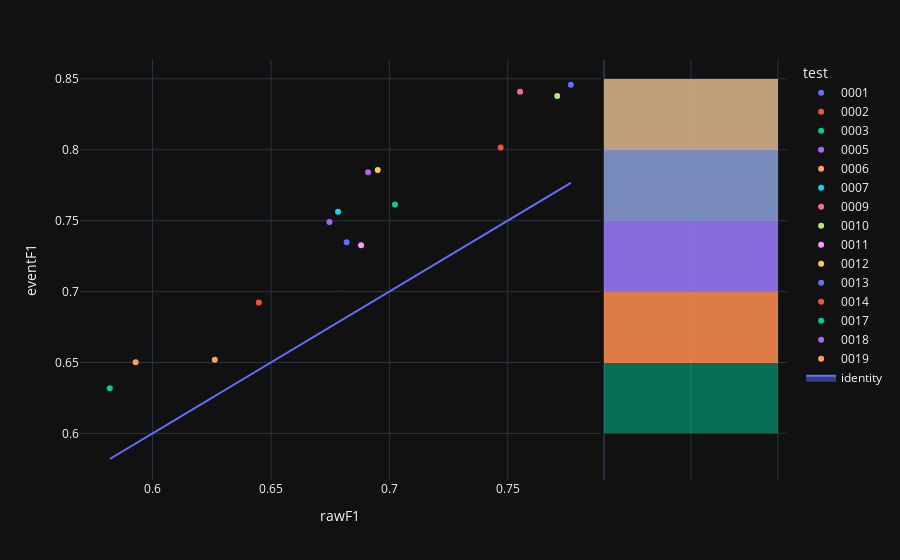

Notebook source saved alongside this figure:
### Code cell
fig=px.scatter(experimentModels_N2,x='rawF1',y='eventF1',color='test',hover_name='modelId', marginal_y="histogram")
fig.add_trace(
    go.Scatter(x=experimentModels_N2['rawF1'], y=experimentModels_N2['rawF1'], name="identity", mode='lines',fill="toself")
)
fig.show()

### Figure 1 — Plotly figure (JSON) as saved in the notebook; plotly's stock layout.template omitted (floating-point values rounded to 4 significant figures)
{"data": [{"hovertemplate": "<b>%{hovertext}</b><br><br>test=0001<br>rawF1=%{x}<br>eventF1=%{y}<extra></extra>", "hovertext": ["4ecbf9fd-9ea2-41f6-82ce-b88ac9b32b76"], "legendgroup": "0001", "marker": {"color": "#636efa", "symbol": "circle"}, "mode": "markers", "name": "0001", "orientation": "v", "showlegend": true, "x": [0.7766], "xaxis": "x", "y": [0.8458], "yaxis": "y", "type": "scatter"}, {"alignmentgroup": "True", "bingroup": "y", "hovertemplate": "test=0001<br>eventF1=%{y}<br>count=%{x}<extra></extra>", "legendgroup": "0001", "marker": {"color": "#636efa"}, "name": "0001", "offsetgroup": "0001", "opacity": 0.5, "showlegend": false, "xaxis": "x2", "y": [0.8458], "yaxis": "y2", "type": "histogram"}, {"hovertemplate": "<b>%{hovertext}</b><br><br>test=0002<br>rawF1=%{x}<br>eventF1=%{y}<extra></extra>", "hovertext": ["510c627b-7f5d-47cf-806f-77699d7869bf"], "legendgroup": "0002", "marker": {"color": "#EF553B", "symbol": "circle"}, "mode": "markers", "name": "0002", "orientation": "v", "showlegend": true, "x": [0.747], "xaxis": "x", "y": [0.8016], "yaxis": "y", "type": "scatter"}, {"alignmentgroup": "True", "bingroup": "y", "hovertemplate": "test=0002<br>eventF1=%{y}<br>count=%{x}<extra></extra>", "legendgroup": "0002", "marker": {"color": "#EF553B"}, "name": "0002", "offsetgroup": "0002", "opacity": 0.5, "showlegend": false, "xaxis": "x2", "y": [0.8016], "yaxis": "y2", "type": "histogram"}, {"hovertemplate": "<b>%{hovertext}</b><br><br>test=0003<br>rawF1=%{x}<br>eventF1=%{y}<extra></extra>", "hovertext": ["81fc4ed7-34db-485d-8b93-027a1d57313e"], "legendgroup": "0003", "marker": {"color": "#00cc96", "symbol": "circle"}, "mode": "markers", "name": "0003", "orientation": "v", "showlegend": true, "x": [0.582], "xaxis": "x", "y": [0.6318], "yaxis": "y", "type": "scatter"}, {"alignmentgroup": "True", "bingroup": "y", "hovertemplate": "test=0003<br>eventF1=%{y}<br>count=%{x}<extra></extra>", "legendgroup": "0003", "marker": {"color": "#00cc96"}, "name": "0003", "offsetgroup": "0003", "opacity": 0.5, "showlegend": false, "xaxis": "x2", "y": [0.6318], "yaxis": "y2", "type": "histogram"}, {"hovertemplate": "<b>%{hovertext}</b><br><br>test=0005<br>rawF1=%{x}<br>eventF1=%{y}<extra></extra>", "hovertext": ["edd43941-9867-4361-a47e-36b0c1e13e96"], "legendgroup": "0005", "marker": {"color": "#ab63fa", "symbol": "circle"}, "mode": "markers", "name": "0005", "orientation": "v", "showlegend": true, "x": [0.6747], "xaxis": "x", "y": [0.749], "yaxis": "y", "type": "scatter"}, {"alignmentgroup": "True", "bingroup": "y", "hovertemplate": "test=0005<br>eventF1=%{y}<br>count=%{x}<extra></extra>", "legendgroup": "0005", "marker": {"color": "#ab63fa"}, "name": "0005", "offsetgroup": "0005", "opacity": 0.5, "showlegend": false, "xaxis": "x2", "y": [0.749], "yaxis": "y2", "type": "histogram"}, {"hovertemplate": "<b>%{hovertext}</b><br><br>test=0006<br>rawF1=%{x}<br>eventF1=%{y}<extra></extra>", "hovertext": ["f76f3dc0-a712-49f3-842b-590c783bc6ca"], "legendgroup": "0006", "marker": {"color": "#FFA15A", "symbol": "circle"}, "mode": "markers", "name": "0006", "orientation": "v", "showlegend": true, "x": [0.5929], "xaxis": "x", "y": [0.6502], "yaxis": "y", "type": "scatter"}, {"alignmentgroup": "True", "bingroup": "y", "hovertemplate": "test=0006<br>eventF1=%{y}<br>count=%{x}<extra></extra>", "legendgroup": "0006", "marker": {"color": "#FFA15A"}, "name": "0006", "offsetgroup": "0006", "opacity": 0.5, "showlegend": false, "xaxis": "x2", "y": [0.6502], "yaxis": "y2", "type": "histogram"}, {"hovertemplate": "<b>%{hovertext}</b><br><br>test=0007<br>rawF1=%{x}<br>eventF1=%{y}<extra></extra>", "hovertext": ["bedbb2e2-c55d-4931-8937-6ff81b1df99a"], "legendgroup": "0007", "marker": {"color": "#19d3f3", "symbol": "circle"}, "mode": "markers", "name": "0007", "orientation": "v", "showlegend": true, "x": [0.6783], "xaxis": "x", "y": [0.7563], "yaxis": "y", "type": "scatter"}, {"alignmentgroup": "True", "bingroup": "y", "hovertemplate": "test=0007<br>eventF1=%{y}<br>count=%{x}<extra></extra>", "legendgroup": "0007", "marker": {"color": "#19d3f3"}, "name": "0007", "offsetgroup": "0007", "opacity": 0.5, "showlegend": false, "xaxis": "x2", "y": [0.7563], "yaxis": "y2", "type": "histogram"}, {"hovertemplate": "<b>%{hovertext}</b><br><br>test=0009<br>rawF1=%{x}<br>eventF1=%{y}<extra></extra>", "hovertext": ["d795bc85-43d1-4349-bf03-fe100d40daf9"], "legendgroup": "0009", "marker": {"color": "#FF6692", "symbol": "circle"}, "mode": "markers", "name": "0009", "orientation": "v", "showlegend": true, "x": [0.7552], "xaxis": "x", "y": [0.8409], "yaxis": "y", "type": "scatter"}, {"alignmentgroup": "True", "bingroup": "y", "hovertemplate": "test=0009<br>eventF1=%{y}<br>count=%{x}<extra></extra>", "legendgroup": "0009", "marker": {"color": "#FF6692"}, "name": "0009", "offsetgroup": "0009", "opacity": 0.5, "showlegend": false, "xaxis": "x2", "y": [0.8409], "yaxis": "y2", "type": "histogram"}, {"hovertemplate": "<b>%{hovertext}</b><br><br>test=0010<br>rawF1=%{x}<br>eventF1=%{y}<extra></extra>", "hovertext": ["02e88dcd-63b9-408e-848d-a849fc2567a1"], "legendgroup": "0010", "marker": {"color": "#B6E880", "symbol": "circle"}, "mode": "markers", "name": "0010", "orientation": "v", "showlegend": true, "x": [0.7709], "xaxis": "x", "y": [0.8378], "yaxis": "y", "type": "scatter"}, {"alignmentgroup": "True", "bingroup": "y", "hovertemplate": "test=0010<br>eventF1=%{y}<br>count=%{x}<extra></extra>", "legendgroup": "0010", "marker": {"color": "#B6E880"}, "name": "0010", "offsetgroup": "0010", "opacity": 0.5, "showlegend": false, "xaxis": "x2", "y": [0.8378], "yaxis": "y2", "type": "histogram"}, {"hovertemplate": "<b>%{hovertext}</b><br><br>test=0011<br>rawF1=%{x}<br>eventF1=%{y}<extra></extra>", "hovertext": ["a090862a-9778-4431-9c22-e5d33b1a116c"], "legendgroup": "0011", "marker": {"color": "#FF97FF", "symbol": "circle"}, "mode": "markers", "name": "0011", "orientation": "v", "showlegend": true, "x": [0.6881], "xaxis": "x", "y": [0.7326], "yaxis": "y", "type": "scatter"}, {"alignmentgroup": "True", "bingroup": "y", "hovertemplate": "test=0011<br>eventF1=%{y}<br>count=%{x}<extra></extra>", "legendgroup": "0011", "marker": {"color": "#FF97FF"}, "name": "0011", "offsetgroup": "0011", "opacity": 0.5, "showlegend": false, "xaxis": "x2", "y": [0.7326], "yaxis": "y2", "type": "histogram"}, {"hovertemplate": "<b>%{hovertext}</b><br><br>test=0012<br>rawF1=%{x}<br>eventF1=%{y}<extra></extra>", "hovertext": ["e7e4df1d-6250-40e8-bf6c-79a6ed4dbdab"], "legendgroup": "0012", "marker": {"color": "#FECB52", "symbol": "circle"}, "mode": "markers", "name": "0012", "orientation": "v", "showlegend": true, "x": [0.6951], "xaxis": "x", "y": [0.7856], "yaxis": "y", "type": "scatter"}, {"alignmentgroup": "True", "bingroup": "y", "hovertemplate": "test=0012<br>eventF1=%{y}<br>count=%{x}<extra></extra>", "legendgroup": "0012", "marker": {"color": "#FECB52"}, "name": "0012", "offsetgroup": "0012", "opacity": 0.5, "showlegend": false, "xaxis": "x2", "y": [0.7856], "yaxis": "y2", "type": "histogram"}, {"hovertemplate": "<b>%{hovertext}</b><br><br>test=0013<br>rawF1=%{x}<br>eventF1=%{y}<extra></extra>", "hovertext": ["d47997e9-0f93-4c68-8bfe-3d64bd24b612"], "legendgroup": "0013", "marker": {"color": "#636efa", "symbol": "circle"}, "mode": "markers", "name": "0013", "orientation": "v", "showlegend": true, "x": [0.682], "xaxis": "x", "y": [0.7348], "yaxis": "y", "type": "scatter"}, {"alignmentgroup": "True", "bingroup": "y", "hovertemplate": "test=0013<br>eventF1=%{y}<br>count=%{x}<extra></extra>", "legendgroup": "0013", "marker": {"color": "#636efa"}, "name": "0013", "offsetgroup": "0013", "opacity": 0.5, "showlegend": false, "xaxis": "x2", "y": [0.7348], "yaxis": "y2", "type": "histogram"}, {"hovertemplate": "<b>%{hovertext}</b><br><br>test=0014<br>rawF1=%{x}<br>eventF1=%{y}<extra></extra>", "hovertext": ["eb8f4601-7957-4990-ba3b-c6892c7180c2"], "legendgroup": "0014", "marker": {"color": "#EF553B", "symbol": "circle"}, "mode": "markers", "name": "0014", "orientation": "v", "showlegend": true, "x": [0.6449], "xaxis": "x", "y": [0.6923], "yaxis": "y", "type": "scatter"}, {"alignmentgroup": "True", "bingroup": "y", "hovertemplate": "test=0014<br>eventF1=%{y}<br>count=%{x}<extra></extra>", "legendgroup": "0014", "marker": {"color": "#EF553B"}, "name": "0014", "offsetgroup": "0014", "opacity": 0.5, "showlegend": false, "xaxis": "x2", "y": [0.6923], "yaxis": "y2", "type": "histogram"}, {"hovertemplate": "<b>%{hovertext}</b><br><br>test=0017<br>rawF1=%{x}<br>eventF1=%{y}<extra></extra>", "hovertext": ["068a1a2c-d011-489a-be3e-8c36cceb0721"], "legendgroup": "0017", "marker": {"color": "#00cc96", "symbol": "circle"}, "mode": "markers", "name": "0017", "orientation": "v", "showlegend": true, "x": [0.7024], "xaxis": "x", "y": [0.7614], "yaxis": "y", "type": "scatter"}, {"alignmentgroup": "True", "bingroup": "y", "hovertemplate": "test=0017<br>eventF1=%{y}<br>count=%{x}<extra></extra>", "legendgroup": "0017", "marker": {"color": "#00cc96"}, "name": "0017", "offsetgroup": "0017", "opacity": 0.5, "showlegend": false, "xaxis": "x2", "y": [0.7614], "yaxis": "y2", "type": "histogram"}, {"hovertemplate": "<b>%{hovertext}</b><br><br>test=0018<br>rawF1=%{x}<br>eventF1=%{y}<extra></extra>", "hovertext": ["32691b47-eae8-4fd8-906e-315585ba2df6"], "legendgroup": "0018", "marker": {"color": "#ab63fa", "symbol": "circle"}, "mode": "markers", "name": "0018", "orientation": "v", "showlegend": true, "x": [0.691], "xaxis": "x", "y": [0.7841], "yaxis": "y", "type": "scatter"}, {"alignmentgroup": "True", "bingroup": "y", "hovertemplate": "test=0018<br>eventF1=%{y}<br>count=%{x}<extra></extra>", "legendgroup": "0018", "marker": {"color": "#ab63fa"}, "name": "0018", "offsetgroup": "0018", "opacity": 0.5, "showlegend": false, "xaxis": "x2", "y": [0.7841], "yaxis": "y2", "type": "histogram"}, {"hovertemplate": "<b>%{hovertext}</b><br><br>test=0019<br>rawF1=%{x}<br>eventF1=%{y}<extra></extra>", "hovertext": ["4b322b8b-1809-4f6e-ac12-994435d2fc30"], "legendgroup": "0019", "marker": {"color": "#FFA15A", "symbol": "circle"}, "mode": "markers", "name": "0019", "orientation": "v", "showlegend": true, "x": [0.6263], "xaxis": "x", "y": [0.6519], "yaxis": "y", "type": "scatter"}, {"alignmentgroup": "True", "bingroup": "y", "hovertemplate": "test=0019<br>eventF1=%{y}<br>count=%{x}<extra></extra>", "legendgroup": "0019", "marker": {"color": "#FFA15A"}, "name": "0019", "offsetgroup": "0019", "opacity": 0.5, "showlegend": false, "xaxis": "x2", "y": [0.6519], "yaxis": "y2", "type": "histogram"}, {"fill": "toself", "mode": "lines", "name": "identity", "x": [0.7766, 0.747, 0.582, 0.6747, 0.5929, 0.6783, 0.7552, 0.7709, 0.6881, 0.6951, 0.682, 0.6449, 0.7024, 0.691, 0.6263], "y": [0.7766, 0.747, 0.582, 0.6747, 0.5929, 0.6783, 0.7552, 0.7709, 0.6881, 0.6951, 0.682, 0.6449, 0.7024, 0.691, 0.6263], "type": "scatter"}], "layout": {"xaxis": {"anchor": "y", "domain": [0.0, 0.7363], "title": {"text": "rawF1"}}, "yaxis": {"anchor": "x", "domain": [0.0, 1.0], "title": {"text": "eventF1"}}, "xaxis2": {"anchor": "y2", "domain": [0.7413, 1.0], "matches": "x2", "showticklabels": false, "showline": false, "ticks": "", "showgrid": true}, "yaxis2": {"anchor": "x2", "domain": [0.0, 1.0], "matches": "y", "showticklabels": false, "showgrid": true}, "legend": {"title": {"text": "test"}, "tracegroupgap": 0}, "margin": {"t": 60}, "barmode": "overlay"}}
